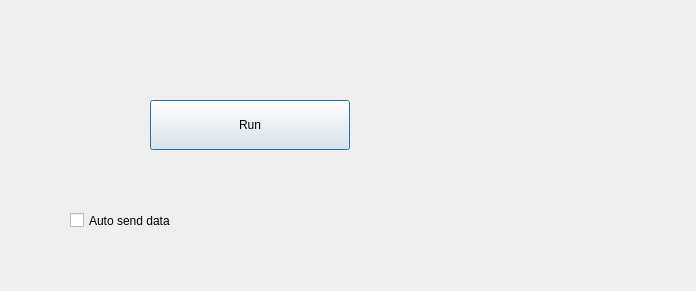
<?xml version="1.0" encoding="UTF-8"?>
<ui version="4.0">
 <class>Dialog</class>
 <widget class="QDialog" name="Dialog">
  <property name="geometry">
   <rect>
    <x>0</x>
    <y>0</y>
    <width>696</width>
    <height>291</height>
   </rect>
  </property>
  <property name="windowTitle">
   <string>Dialog</string>
  </property>
  <widget class="QPushButton" name="pushButton">
   <property name="geometry">
    <rect>
     <x>150</x>
     <y>100</y>
     <width>200</width>
     <height>50</height>
    </rect>
   </property>
   <property name="text">
    <string>Run</string>
   </property>
  </widget>
  <widget class="QCheckBox" name="checkBox">
   <property name="geometry">
    <rect>
     <x>70</x>
     <y>210</y>
     <width>191</width>
     <height>21</height>
    </rect>
   </property>
   <property name="text">
    <string>Auto send data </string>
   </property>
   <property name="tristate">
    <bool>true</bool>
   </property>
  </widget>
 </widget>
 <resources/>
 <connections/>
</ui>
